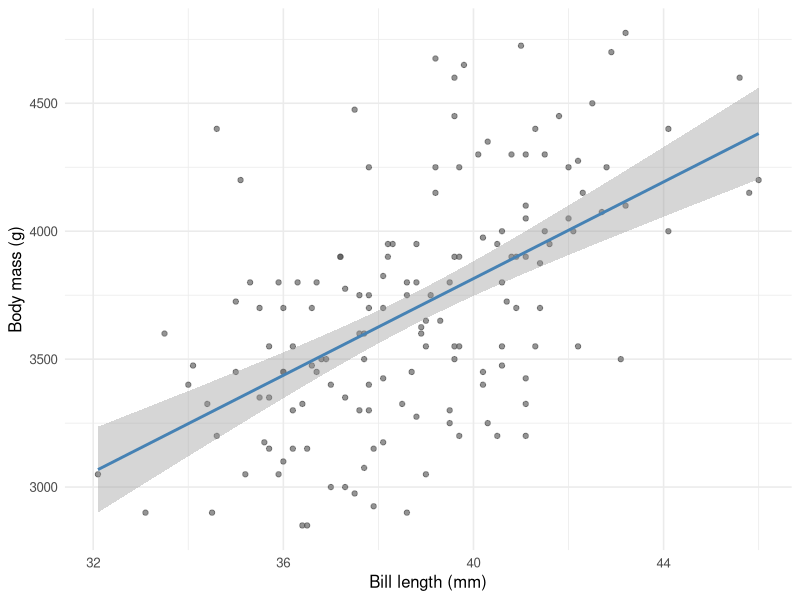
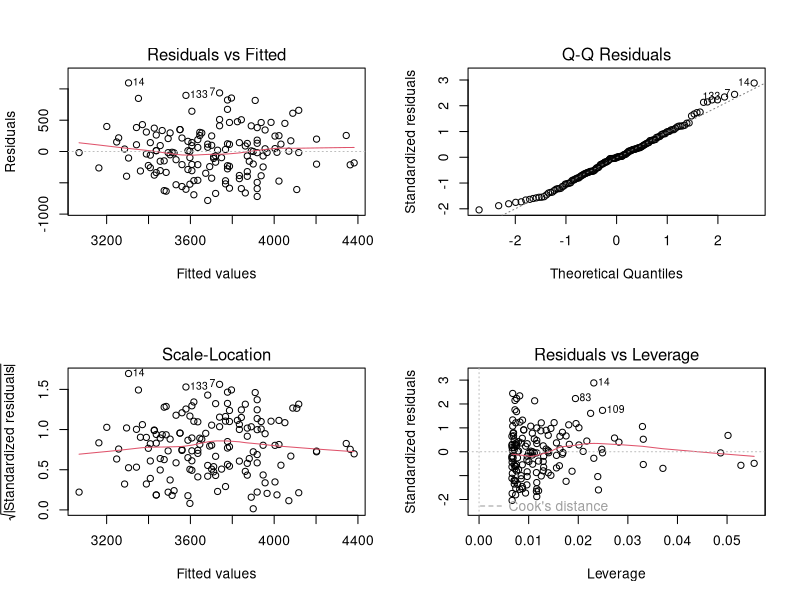

These figures' R source, in order:
# ============================================================
# Biostatistics Courses
# Course 2 — Week 1, Session 2: Simple linear regression
# ============================================================

# --- 0. Setup --------------------------------------------------
library(tidyverse)
library(broom)
library(palmerpenguins)
set.seed(42)
theme_set(theme_minimal(base_size = 12))

# --- 1. Hypothesis / Goal --------------------------------------
# Does bill length predict body mass in Adelie penguins?

# --- 2. Data ---------------------------------------------------
ad <- penguins |>
  filter(species == "Adelie") |>
  drop_na(bill_length_mm, body_mass_g)

# --- 3. Visualise ----------------------------------------------
p <- ggplot(ad, aes(bill_length_mm, body_mass_g)) +
  geom_point(alpha = 0.6, colour = "grey30") +
  geom_smooth(method = "lm", se = TRUE, colour = "steelblue") +
  labs(x = "Bill length (mm)", y = "Body mass (g)")
print(p)

# --- 4. Assumptions --------------------------------------------
fit <- lm(body_mass_g ~ bill_length_mm, data = ad)
par(mfrow = c(2, 2)); plot(fit); par(mfrow = c(1, 1))

# --- 5. Conduct / Fit ------------------------------------------
print(tidy(fit, conf.int = TRUE))
print(glance(fit))

# --- 6. Report -------------------------------------------------
slope <- coef(fit)[2]; ci <- confint(fit)[2, ]
cat(sprintf("Slope: %.1f g/mm (95%% CI: %.1f, %.1f)\n",
            slope, ci[1], ci[2]))
